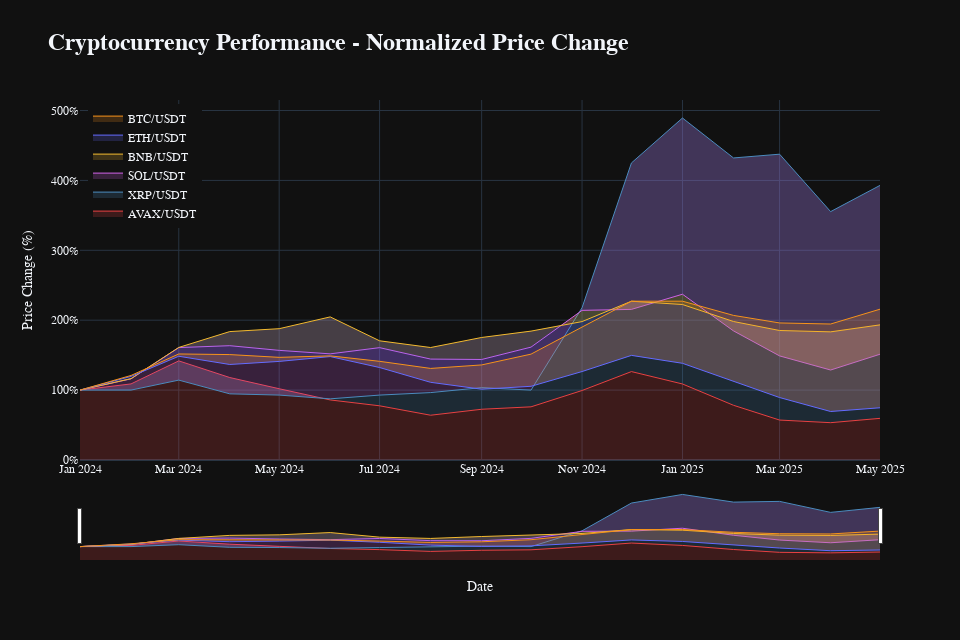

The notebook cell this image was saved under:
### Code cell
#%% Creating IBM Plex Sansactive Area Chart with Price in Hover and Fullscreen

# Create the figure
fig = go.Figure()

# Color mapping for both fill and lines
color_map = {
    'BTC/USDT': {'fill': 'rgba(247, 147, 26, 0.2)', 'line': '#F7931A'},  # Bitcoin Orange
    'ETH/USDT': {'fill': 'rgba(99, 107, 255, 0.2)', 'line': '#636BFF'},  # Ethereum Blue
    'BNB/USDT': {'fill': 'rgba(243, 186, 47, 0.2)', 'line': '#F3BA2F'},  # Binance Yellow
    'SOL/USDT': {'fill': 'rgba(207, 98, 231, 0.2)', 'line': '#CF62E7'},  # Solana Pink
    'XRP/USDT': {'fill': 'rgba(75, 139, 190, 0.2)', 'line': '#4B8BBE'},  # XRP Blue
    'AVAX/USDT': {'fill': 'rgba(232, 65, 66, 0.2)', 'line': '#E84142'}   # Avalanche Red
}

# Add traces for each cryptocurrency in reverse order
for symbol in reversed(symbols):
    symbol_data = normalized_df_2024[normalized_df_2024['symbols'] == symbol]
    
    fig.add_trace(
        go.Scatter(
            x=symbol_data['timestamp'],
            y=symbol_data['normalized_price'],
            name=symbol,
            fill='tonexty',
            mode='lines',
            line=dict(width=1, color=color_map[symbol]['line']),
            fillcolor=color_map[symbol]['fill'],
            hovertemplate=(
                f"<b>{symbol}</b><br>" +
                "Change: %{y:.1f}%<br>" +
                "Price: $%{customdata:,.2f}<br>" +
                "<extra></extra>"
            ),
            customdata=symbol_data['average_price']
        )
    )

# Customize the layout
fig.update_layout(
    title=dict(
        text='<b>Cryptocurrency Performance - Normalized Price Change</b>',
        font=dict(size=24)
    ),
    template='plotly_dark',
    hovermode='x unified',
    font_family="IBM Plex Sans",
    legend=dict(
        yanchor="top",
        y=0.99,
        xanchor="left",
        x=0.01
    ),
    xaxis_title="Date",
    yaxis_title="Price Change (%)",
    height=800/1.25,  # Adjust height
    width=1200/1.25,  # Adjust width
    showlegend=True,
    # Add configuration for modebar buttons
    modebar=dict(
        add=['fullscreen']
    ), 
)

# Update y-axis format
fig.update_yaxes(tickformat=',d', ticksuffix='%')

# Add range slider
fig.update_xaxes(rangeslider_visible=True)

# Show the plot with config options
fig.show(config={
    'displayModeBar': True,
    'displaylogo': False,
    'modeBarButtonsToAdd': ['fullscreen']
})

### Figure 1 — Plotly figure (JSON) as saved in the notebook; plotly's stock layout.template omitted (floating-point values rounded to 4 significant figures)
{"data": [{"customdata": [35.34, 38.47, 50.11, 41.69, 36.03, 30.36, 27.4, 22.64, 25.66, 26.88, 35.14, 44.7, 38.44, 27.66, 20.2, 18.87, 21.06], "fill": "tonexty", "fillcolor": "rgba(232, 65, 66, 0.2)", "hovertemplate": "<b>AVAX/USDT</b><br>Change: %{y:.1f}%<br>Price: $%{customdata:,.2f}<br><extra></extra>", "line": {"color": "#E84142", "width": 1}, "mode": "lines", "name": "AVAX/USDT", "type": "scatter", "x": ["2024-01-01T00:00:00.000000000", "2024-02-01T00:00:00.000000000", "2024-03-01T00:00:00.000000000", "2024-04-01T00:00:00.000000000", "2024-05-01T00:00:00.000000000", "2024-06-01T00:00:00.000000000", "2024-07-01T00:00:00.000000000", "2024-08-01T00:00:00.000000000", "2024-09-01T00:00:00.000000000", "2024-10-01T00:00:00.000000000", "2024-11-01T00:00:00.000000000", "2024-12-01T00:00:00.000000000", "2025-01-01T00:00:00.000000000", "2025-02-01T00:00:00.000000000", "2025-03-01T00:00:00.000000000", "2025-04-01T00:00:00.000000000", "2025-05-01T00:00:00.000000000"], "y": [100.0, 108.9, 141.8, 118.0, 102.0, 85.91, 77.53, 64.06, 72.61, 76.06, 99.43, 126.5, 108.8, 78.27, 57.16, 53.4, 59.59]}, {"customdata": [0.56, 0.56, 0.64, 0.53, 0.52, 0.49, 0.52, 0.54, 0.58, 0.56, 1.22, 2.38, 2.74, 2.42, 2.45, 1.99, 2.2], "fill": "tonexty", "fillcolor": "rgba(75, 139, 190, 0.2)", "hovertemplate": "<b>XRP/USDT</b><br>Change: %{y:.1f}%<br>Price: $%{customdata:,.2f}<br><extra></extra>", "line": {"color": "#4B8BBE", "width": 1}, "mode": "lines", "name": "XRP/USDT", "type": "scatter", "x": ["2024-01-01T00:00:00.000000000", "2024-02-01T00:00:00.000000000", "2024-03-01T00:00:00.000000000", "2024-04-01T00:00:00.000000000", "2024-05-01T00:00:00.000000000", "2024-06-01T00:00:00.000000000", "2024-07-01T00:00:00.000000000", "2024-08-01T00:00:00.000000000", "2024-09-01T00:00:00.000000000", "2024-10-01T00:00:00.000000000", "2024-11-01T00:00:00.000000000", "2024-12-01T00:00:00.000000000", "2025-01-01T00:00:00.000000000", "2025-02-01T00:00:00.000000000", "2025-03-01T00:00:00.000000000", "2025-04-01T00:00:00.000000000", "2025-05-01T00:00:00.000000000"], "y": [100.0, 100.0, 114.3, 94.64, 92.86, 87.5, 92.86, 96.43, 103.6, 100.0, 217.9, 425.0, 489.3, 432.1, 437.5, 355.4, 392.9]}, {"customdata": [97.98, 113.8, 157.6, 160.2, 153.7, 148.8, 157.5, 141.4, 140.9, 158.2, 209.8, 211.1, 232.4, 181.0, 145.9, 126.1, 148.3], "fill": "tonexty", "fillcolor": "rgba(207, 98, 231, 0.2)", "hovertemplate": "<b>SOL/USDT</b><br>Change: %{y:.1f}%<br>Price: $%{customdata:,.2f}<br><extra></extra>", "line": {"color": "#CF62E7", "width": 1}, "mode": "lines", "name": "SOL/USDT", "type": "scatter", "x": ["2024-01-01T00:00:00.000000000", "2024-02-01T00:00:00.000000000", "2024-03-01T00:00:00.000000000", "2024-04-01T00:00:00.000000000", "2024-05-01T00:00:00.000000000", "2024-06-01T00:00:00.000000000", "2024-07-01T00:00:00.000000000", "2024-08-01T00:00:00.000000000", "2024-09-01T00:00:00.000000000", "2024-10-01T00:00:00.000000000", "2024-11-01T00:00:00.000000000", "2024-12-01T00:00:00.000000000", "2025-01-01T00:00:00.000000000", "2025-02-01T00:00:00.000000000", "2025-03-01T00:00:00.000000000", "2025-04-01T00:00:00.000000000", "2025-05-01T00:00:00.000000000"], "y": [100.0, 116.1, 160.8, 163.5, 156.8, 151.9, 160.7, 144.4, 143.8, 161.5, 214.1, 215.5, 237.2, 184.7, 148.9, 128.7, 151.3]}, {"customdata": [310.9, 361.9, 500.6, 571.2, 584.0, 636.5, 530.2, 500.3, 545.0, 573.2, 615.7, 706.3, 691.5, 616.0, 575.9, 570.0, 601.0], "fill": "tonexty", "fillcolor": "rgba(243, 186, 47, 0.2)", "hovertemplate": "<b>BNB/USDT</b><br>Change: %{y:.1f}%<br>Price: $%{customdata:,.2f}<br><extra></extra>", "line": {"color": "#F3BA2F", "width": 1}, "mode": "lines", "name": "BNB/USDT", "type": "scatter", "x": ["2024-01-01T00:00:00.000000000", "2024-02-01T00:00:00.000000000", "2024-03-01T00:00:00.000000000", "2024-04-01T00:00:00.000000000", "2024-05-01T00:00:00.000000000", "2024-06-01T00:00:00.000000000", "2024-07-01T00:00:00.000000000", "2024-08-01T00:00:00.000000000", "2024-09-01T00:00:00.000000000", "2024-10-01T00:00:00.000000000", "2024-11-01T00:00:00.000000000", "2024-12-01T00:00:00.000000000", "2025-01-01T00:00:00.000000000", "2025-02-01T00:00:00.000000000", "2025-03-01T00:00:00.000000000", "2025-04-01T00:00:00.000000000", "2025-05-01T00:00:00.000000000"], "y": [100.0, 116.4, 161.0, 183.7, 187.9, 204.7, 170.5, 160.9, 175.3, 184.4, 198.0, 227.2, 222.4, 198.1, 185.2, 183.3, 193.3]}, {"customdata": [2409.0, 2881.0, 3575.0, 3291.0, 3397.0, 3564.0, 3186.0, 2677.0, 2440.0, 2540.0, 3048.0, 3605.0, 3332.0, 2704.0, 2152.0, 1671.0, 1800.0], "fill": "tonexty", "fillcolor": "rgba(99, 107, 255, 0.2)", "hovertemplate": "<b>ETH/USDT</b><br>Change: %{y:.1f}%<br>Price: $%{customdata:,.2f}<br><extra></extra>", "line": {"color": "#636BFF", "width": 1}, "mode": "lines", "name": "ETH/USDT", "type": "scatter", "x": ["2024-01-01T00:00:00.000000000", "2024-02-01T00:00:00.000000000", "2024-03-01T00:00:00.000000000", "2024-04-01T00:00:00.000000000", "2024-05-01T00:00:00.000000000", "2024-06-01T00:00:00.000000000", "2024-07-01T00:00:00.000000000", "2024-08-01T00:00:00.000000000", "2024-09-01T00:00:00.000000000", "2024-10-01T00:00:00.000000000", "2024-11-01T00:00:00.000000000", "2024-12-01T00:00:00.000000000", "2025-01-01T00:00:00.000000000", "2025-02-01T00:00:00.000000000", "2025-03-01T00:00:00.000000000", "2025-04-01T00:00:00.000000000", "2025-05-01T00:00:00.000000000"], "y": [100.0, 119.6, 148.4, 136.6, 141.0, 148.0, 132.3, 111.1, 101.3, 105.4, 126.6, 149.7, 138.4, 112.3, 89.36, 69.38, 74.71]}, {"customdata": [43760.0, 52940.0, 66390.0, 65990.0, 64270.0, 65200.0, 61780.0, 57330.0, 59520.0, 66280.0, 83210.0, 99430.0, 99420.0, 90520.0, 85800.0, 85130.0, 94420.0], "fill": "tonexty", "fillcolor": "rgba(247, 147, 26, 0.2)", "hovertemplate": "<b>BTC/USDT</b><br>Change: %{y:.1f}%<br>Price: $%{customdata:,.2f}<br><extra></extra>", "line": {"color": "#F7931A", "width": 1}, "mode": "lines", "name": "BTC/USDT", "type": "scatter", "x": ["2024-01-01T00:00:00.000000000", "2024-02-01T00:00:00.000000000", "2024-03-01T00:00:00.000000000", "2024-04-01T00:00:00.000000000", "2024-05-01T00:00:00.000000000", "2024-06-01T00:00:00.000000000", "2024-07-01T00:00:00.000000000", "2024-08-01T00:00:00.000000000", "2024-09-01T00:00:00.000000000", "2024-10-01T00:00:00.000000000", "2024-11-01T00:00:00.000000000", "2024-12-01T00:00:00.000000000", "2025-01-01T00:00:00.000000000", "2025-02-01T00:00:00.000000000", "2025-03-01T00:00:00.000000000", "2025-04-01T00:00:00.000000000", "2025-05-01T00:00:00.000000000"], "y": [100.0, 121.0, 151.7, 150.8, 146.9, 149.0, 141.2, 131.0, 136.0, 151.5, 190.1, 227.2, 227.2, 206.8, 196.1, 194.5, 215.8]}], "layout": {"font": {"family": "IBM Plex Sans"}, "height": 640, "hovermode": "x unified", "legend": {"x": 0.01, "xanchor": "left", "y": 0.99, "yanchor": "top"}, "modebar": {"add": ["fullscreen"]}, "showlegend": true, "title": {"font": {"size": 24}, "text": "<b>Cryptocurrency Performance - Normalized Price Change</b>"}, "width": 960, "xaxis": {"rangeslider": {"visible": true}, "title": {"text": "Date"}}, "yaxis": {"tickformat": ",d", "ticksuffix": "%", "title": {"text": "Price Change (%)"}}}}
